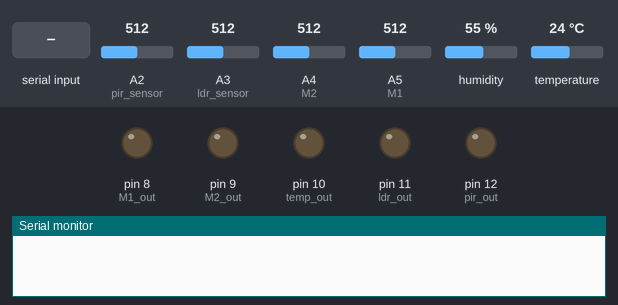
A sketch run on a simulated Arduino Uno, built with avr-gcc and run on an emulated ATmega328P. Parts: output pins drawn as LEDs (lit = HIGH), the last lines printed to the serial monitor. The test bench sets the inputs (shaded band); at power-on: A3 (ldr_sensor) = 512, A2 (pir_sensor) = 512, A4 (M2) = 512, A5 (M1) = 512, humidity 55 %, temperature 24 °C.

Above: at 1.2 s.
1.3 s: "1\n" received over the second serial link
At 2.3 s:
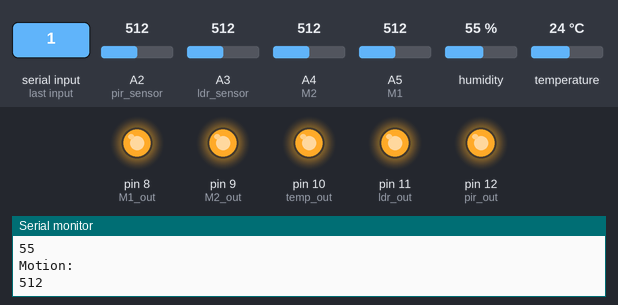
2.9 s: A3 (ldr_sensor) set to 166
5.5 s: A3 (ldr_sensor) set to 144
At 6.8 s:
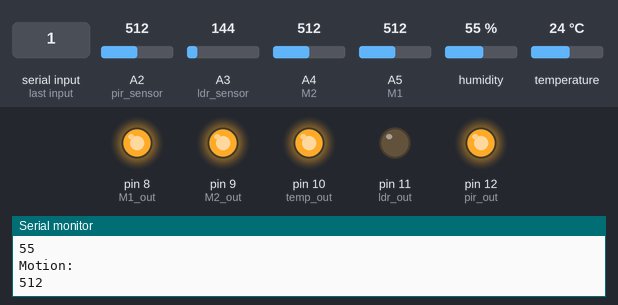
7.3 s: A2 (pir_sensor) set to 159
10.3 s: A2 (pir_sensor) set to 140
At 13.0 s:
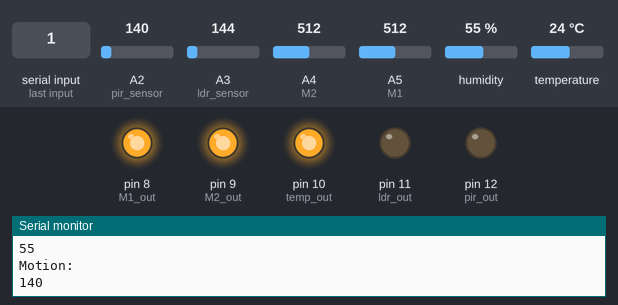
13.3 s: A4 (M2) set to 316
16.3 s: A4 (M2) set to 284
At 18.3 s:
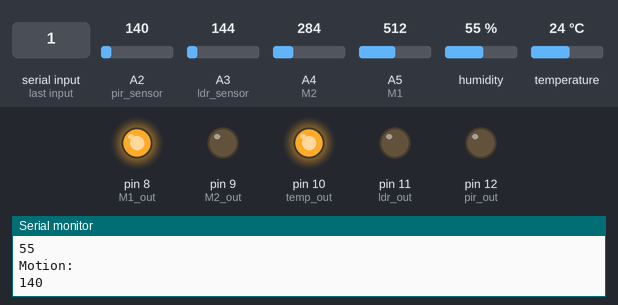
Timing chart, 0 to 19.8 s (numbered marks = the images above; inputs shaded):
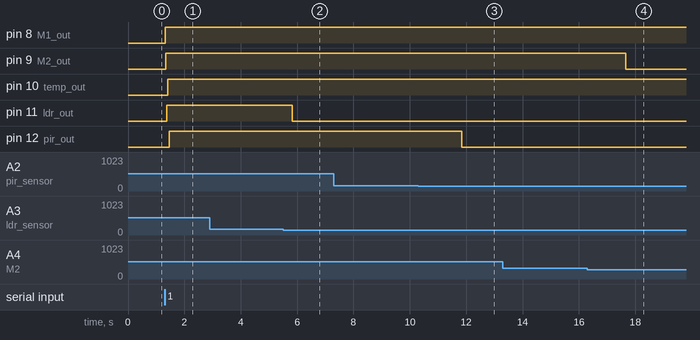

The sketch:

arduino_with_nodemcu_2.ino
```cpp
#include <SoftwareSerial.h>
SoftwareSerial NodeMcu(3,2);
#include<dht.h>
dht DHT;
#define DHT11_PIN 5
int M1=A5;
int M2=A4;
int ldr_sensor=A3;
int pir_sensor=A2;
int M1_out=8;
int M2_out=9;
int ldr_out=11;
int temp_out=10;
int pir_out=12;
long temp;
long pir;
long humidity;
int temp_val;
long ldr;
long moisture2;
long moisture1;
 void setup() {
  // put your setup code here, to run once:
 Serial.begin(9600);
 NodeMcu.begin(4800);
 pinMode(M1,INPUT);
 pinMode(M2,INPUT);
 pinMode(ldr_sensor,INPUT);
 pinMode(pir_sensor,INPUT);
 pinMode(M1_out,OUTPUT);
 pinMode(M2_out,OUTPUT);
 pinMode(ldr_out,OUTPUT);
 pinMode(temp_out,OUTPUT);
 pinMode(pir_out,OUTPUT);

}
 void loop() {
   moisture1=analogRead(M1);
   moisture2=analogRead(M2);
   ldr=analogRead(ldr_sensor);
   temp_val = DHT.read11(DHT11_PIN);
   humidity=DHT.humidity;
   pir=analogRead(pir_sensor);
   temp=DHT.temperature;
   while(!NodeMcu.available()){}
    NodeMcu.print(moisture1);

   NodeMcu.println("\n");
    delay(17);
   Serial.println("Moisture in Region 1: ");
   Serial.println(moisture1);


   if(moisture1>300)

   digitalWrite(M1_out,HIGH);
   else
   digitalWrite(M1_out,LOW);


   while(!NodeMcu.available()){}
    NodeMcu.print(moisture2);
   NodeMcu.println("\n");
   Serial.println("Moisture in Region 2: ");

   Serial.println(moisture2);
   if(moisture2>300)
   digitalWrite(M2_out,HIGH);
   else
   digitalWrite(M2_out,LOW);

   delay(17);
   while(!NodeMcu.available()){}
   NodeMcu.print(ldr);
   NodeMcu.println("\n");
   Serial.println("Light amount: ");
   Serial.println(ldr);
   if(ldr>150)
   digitalWrite(ldr_out,HIGH);
   else
   digitalWrite(ldr_out,LOW);


   delay(17);
   while(!NodeMcu.available()){}
   NodeMcu.print(temp);
  NodeMcu.println("\n");
   Serial.print(" Temparature in Degree Celsius ");
   Serial.println(DHT.temperature, 1);
   if(temp>20)
   digitalWrite(temp_out,HIGH);
   else
   digitalWrite(temp_out,LOW);


   delay(17);
   while(!NodeMcu.available()){}
   NodeMcu.print(humidity);
   NodeMcu.println("\n");

   Serial.print("Relative humidity %: ");
   Serial.println(DHT.humidity, 1);
   Serial.println(humidity);


   delay(17);
   while(!NodeMcu.available()){}
   NodeMcu.print(pir);
  NodeMcu.println("\n");
   Serial.println("Motion: ");
   Serial.println(pir);
   if(pir>150)
   digitalWrite(pir_out,HIGH);
   else
   digitalWrite(pir_out,LOW);


    delay(1300);
 }
```

Measured:
- the behaviour switches between 151 and 150 on A3 (ldr_sensor) (found by bisection; images 1 and 2)
- the behaviour switches between 151 and 150 on A2 (pir_sensor) (found by bisection; images 2 and 3)
- the behaviour switches between 301 and 300 on A4 (M2) (found by bisection; images 3 and 4)
- after the input at 1.3 s, pin 8 (M1_out), pin 9 (M2_out): LOW → HIGH at once; pin 10 (temp_out): LOW → HIGH after 0.10 s; pin 11 (ldr_out): LOW → HIGH after 0.07 s; pin 12 (pir_out): LOW → HIGH after 0.16 s
- after the input at 5.5 s, pin 11 (ldr_out): HIGH → LOW after 0.32 s
- after the input at 10.3 s, pin 12 (pir_out): HIGH → LOW after 1.5 s
- after the input at 16.3 s, pin 9 (M2_out): HIGH → LOW after 1.4 s
